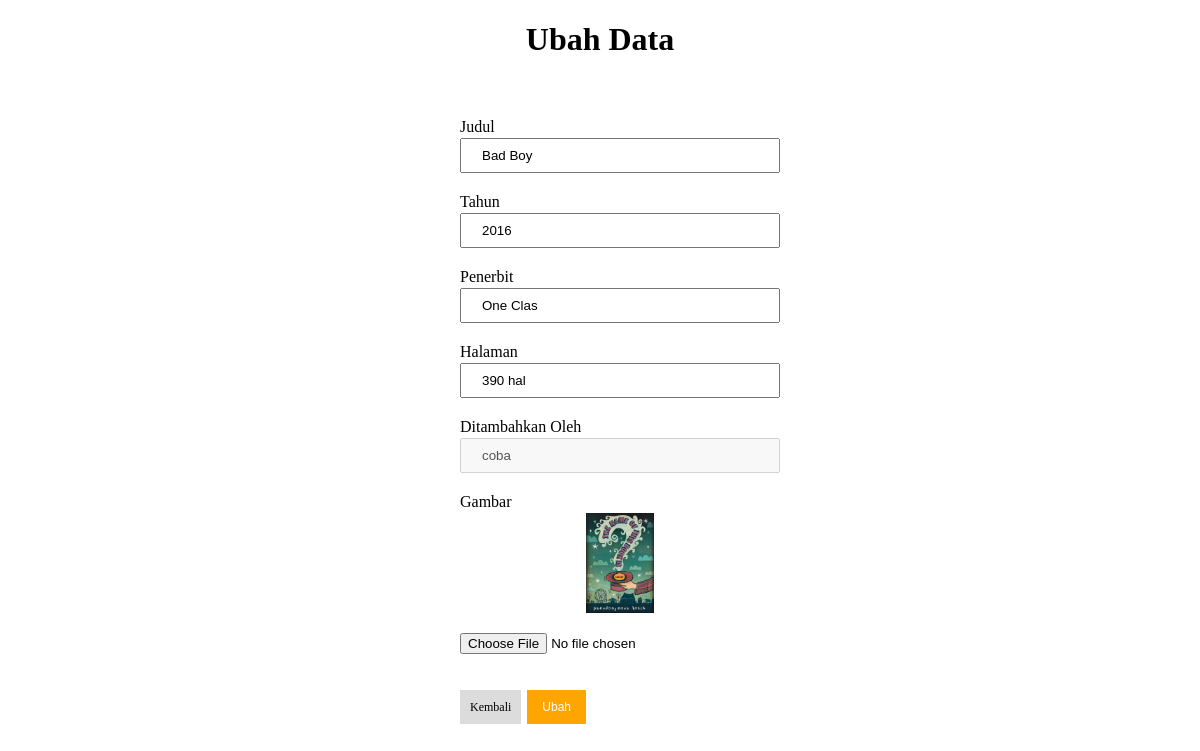
The page /tabel/ubah.php?id=2 (signed in) on the database its author committed.
### tables this page shows
CREATE TABLE `buku` (
  `id` int(11) NOT NULL,
  `judul` varchar(100) NOT NULL,
  `tahun` varchar(100) NOT NULL,
  `penerbit` varchar(100) NOT NULL,
  `halaman` varchar(100) NOT NULL,
  `gambar` text NOT NULL,
  `dibuat-oleh` varchar(125) NOT NULL
);

### tabel/function_php3.php (called while the page is built, shortened)
 <?php
$conn = mysqli_connect("localhost","root","","latphp");
function query($buku){
  global $conn;
  $result = mysqli_query($conn,$buku);
  $bukub = [];
  while($buku = mysqli_fetch_assoc($result)){
    $bukub[]=$buku;
  }
  return $bukub;
};
?>

### tabel/ubah.php (the view, shortened to what this page needs)
<?php
require 'function_php3.php';
$id = $_GET["id"];
$bku = query("SELECT * FROM buku WHERE id = $id")[0];
?>
<!DOCTYPE html>
<html lang="en" dir="ltr">
  <head>
  </head>
  <body>
    <h1>Ubah Data</h1>
    <br>
    <form action="" method="post" enctype="multipart/form-data">
      <ul>
        <li><label for="judul">Judul</label>
            <input type="text" name="judul" id="judul" required value="<?=$bku["judul"];?>">
        </li>
        <li><label for="tahun">Tahun</label>
            <input type="text" name="tahun" id="tahun" required value="<?=$bku["tahun"];?>">
        </li>
        <li><label for="penerbit">Penerbit</label>
            <input type="text" name="penerbit" id="penerbit" required value="<?=$bku["penerbit"];?>">
        </li>
        <li><label for="halaman">Halaman</label>
            <input type="text" name="halaman" id="halaman"required value="<?=$bku["halaman"];?>">
        </li>
        <li><label for="dibuat">Ditambahkan Oleh</label>
            <input type="text" name="dibuat" id="dibuat" disabled value="<?=$bku["dibuat-oleh"];?>">
        </li>
        <li><label for="gambar">Gambar</label>
              <img src="img/<?=$bku["gambar"]?>" height="100">
             <input type="file" name="gambar" id="gambar">
        </li>
        <p><a href="index.php">Kembali</a> <button type="submit" name="submit">Ubah</button></p>
      </ul>
    </form>
  </body>
</html>

### tabel/ubah.php (style rules this page uses)
h1 { text-align: center; }
input[type=text] { width: 20rem; padding: 8px 20px; box-sizing: border-box; }
form { display: flex; margin: auto; }
ul { margin: auto; }
li { display: flex; flex-direction: column; align-items: start; margin-top: 20px; }
label { margin-bottom: 2px; }
img { margin: 0 auto 20px; }
a { color: black; background-color: Gainsboro; padding: 10px; text-decoration: none; font-size: 12px; }
button { background-color: orange; border: none; text-decoration: none; margin: 20px 2px; cursor: pointer; color: #fff; padding: 10px 15px; text-decoration: none; font-size: 12px; }

### rows shown on the page
buku: judul "Bad Boy", tahun "2016", penerbit "One Clas", halaman "390 hal", dibuat "coba", gambar (picture)
